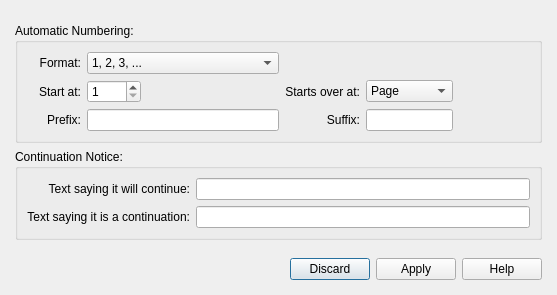
<?xml version="1.0" encoding="UTF-8"?>
<ui version="4.0">
 <class>NotesConfigurationDialog</class>
 <widget class="QDialog" name="NotesConfigurationDialog">
  <property name="geometry">
   <rect>
    <x>0</x>
    <y>0</y>
    <width>557</width>
    <height>295</height>
   </rect>
  </property>
  <property name="minimumSize">
   <size>
    <width>400</width>
    <height>200</height>
   </size>
  </property>
  <property name="font">
   <font>
    <pointsize>9</pointsize>
   </font>
  </property>
  <property name="sizeGripEnabled">
   <bool>false</bool>
  </property>
  <property name="modal">
   <bool>false</bool>
  </property>
  <layout class="QHBoxLayout" name="horizontalLayout_6">
   <property name="sizeConstraint">
    <enum>QLayout::SetMinimumSize</enum>
   </property>
   <item>
    <layout class="QVBoxLayout" name="verticalLayout_3">
     <property name="sizeConstraint">
      <enum>QLayout::SetDefaultConstraint</enum>
     </property>
     <property name="leftMargin">
      <number>4</number>
     </property>
     <property name="topMargin">
      <number>12</number>
     </property>
     <property name="rightMargin">
      <number>4</number>
     </property>
     <property name="bottomMargin">
      <number>4</number>
     </property>
     <item>
      <widget class="QGroupBox" name="groupBox_2">
       <property name="title">
        <string>Automatic Numbering:</string>
       </property>
       <property name="flat">
        <bool>true</bool>
       </property>
       <layout class="QGridLayout" name="gridLayout_2">
        <item row="2" column="0">
         <widget class="QLabel" name="prefix">
          <property name="sizePolicy">
           <sizepolicy hsizetype="Preferred" vsizetype="Preferred">
            <horstretch>0</horstretch>
            <verstretch>0</verstretch>
           </sizepolicy>
          </property>
          <property name="minimumSize">
           <size>
            <width>54</width>
            <height>0</height>
           </size>
          </property>
          <property name="text">
           <string> Prefix:</string>
          </property>
          <property name="alignment">
           <set>Qt::AlignRight|Qt::AlignTrailing|Qt::AlignVCenter</set>
          </property>
         </widget>
        </item>
        <item row="1" column="0">
         <widget class="QLabel" name="startAt">
          <property name="text">
           <string> Start at:</string>
          </property>
          <property name="alignment">
           <set>Qt::AlignRight|Qt::AlignTrailing|Qt::AlignVCenter</set>
          </property>
         </widget>
        </item>
        <item row="0" column="0">
         <widget class="QLabel" name="numStyle">
          <property name="text">
           <string> Format:</string>
          </property>
          <property name="alignment">
           <set>Qt::AlignRight|Qt::AlignTrailing|Qt::AlignVCenter</set>
          </property>
         </widget>
        </item>
        <item row="2" column="3">
         <widget class="QLabel" name="suffix">
          <property name="sizePolicy">
           <sizepolicy hsizetype="Preferred" vsizetype="Preferred">
            <horstretch>0</horstretch>
            <verstretch>0</verstretch>
           </sizepolicy>
          </property>
          <property name="text">
           <string> Suffix:</string>
          </property>
          <property name="alignment">
           <set>Qt::AlignRight|Qt::AlignTrailing|Qt::AlignVCenter</set>
          </property>
         </widget>
        </item>
        <item row="1" column="3">
         <widget class="QLabel" name="beginAt">
          <property name="sizePolicy">
           <sizepolicy hsizetype="Preferred" vsizetype="Preferred">
            <horstretch>0</horstretch>
            <verstretch>0</verstretch>
           </sizepolicy>
          </property>
          <property name="text">
           <string>Starts over at:</string>
          </property>
          <property name="alignment">
           <set>Qt::AlignRight|Qt::AlignTrailing|Qt::AlignVCenter</set>
          </property>
         </widget>
        </item>
        <item row="1" column="4">
         <widget class="QComboBox" name="beginAtCombo">
          <property name="sizePolicy">
           <sizepolicy hsizetype="Preferred" vsizetype="Fixed">
            <horstretch>0</horstretch>
            <verstretch>0</verstretch>
           </sizepolicy>
          </property>
          <item>
           <property name="text">
            <string>Page</string>
           </property>
          </item>
          <item>
           <property name="text">
            <string>Chapter</string>
           </property>
          </item>
          <item>
           <property name="text">
            <string>Document</string>
           </property>
          </item>
         </widget>
        </item>
        <item row="2" column="4">
         <widget class="QLineEdit" name="suffixLineEdit">
          <property name="sizePolicy">
           <sizepolicy hsizetype="Preferred" vsizetype="Fixed">
            <horstretch>0</horstretch>
            <verstretch>0</verstretch>
           </sizepolicy>
          </property>
          <property name="minimumSize">
           <size>
            <width>0</width>
            <height>0</height>
           </size>
          </property>
         </widget>
        </item>
        <item row="1" column="5">
         <spacer name="horizontalSpacer">
          <property name="orientation">
           <enum>Qt::Horizontal</enum>
          </property>
          <property name="sizeHint" stdset="0">
           <size>
            <width>100</width>
            <height>20</height>
           </size>
          </property>
         </spacer>
        </item>
        <item row="1" column="1">
         <widget class="QSpinBox" name="startAtSpinBox">
          <property name="sizePolicy">
           <sizepolicy hsizetype="Preferred" vsizetype="Fixed">
            <horstretch>0</horstretch>
            <verstretch>0</verstretch>
           </sizepolicy>
          </property>
          <property name="minimum">
           <number>1</number>
          </property>
          <property name="maximum">
           <number>9999</number>
          </property>
         </widget>
        </item>
        <item row="1" column="2">
         <spacer name="horizontalSpacer_2">
          <property name="orientation">
           <enum>Qt::Horizontal</enum>
          </property>
          <property name="sizeHint" stdset="0">
           <size>
            <width>40</width>
            <height>20</height>
           </size>
          </property>
         </spacer>
        </item>
        <item row="0" column="1" colspan="2">
         <widget class="QComboBox" name="numStyleCombo">
          <property name="sizePolicy">
           <sizepolicy hsizetype="Preferred" vsizetype="Fixed">
            <horstretch>0</horstretch>
            <verstretch>0</verstretch>
           </sizepolicy>
          </property>
          <property name="minimumSize">
           <size>
            <width>94</width>
            <height>0</height>
           </size>
          </property>
          <item>
           <property name="text">
            <string>1, 2, 3, ...</string>
           </property>
          </item>
          <item>
           <property name="text">
            <string>a, b, c, ..., aa, ab, ..., ba, bb, ...</string>
           </property>
          </item>
          <item>
           <property name="text">
            <string>A, B, C, ..., AA, AB, ..., BA, BB, ...</string>
           </property>
          </item>
          <item>
           <property name="text">
            <string>a, b, c, ..., aa, bb, ..., aaa, bbb, ...</string>
           </property>
          </item>
          <item>
           <property name="text">
            <string>A, B, C, ..., AA, BB, ..., AAA, BBB, ...</string>
           </property>
          </item>
          <item>
           <property name="text">
            <string>i, ii, iii, ...</string>
           </property>
          </item>
          <item>
           <property name="text">
            <string>I,II,III, ...</string>
           </property>
          </item>
         </widget>
        </item>
        <item row="2" column="1" colspan="2">
         <widget class="QLineEdit" name="prefixLineEdit">
          <property name="sizePolicy">
           <sizepolicy hsizetype="Preferred" vsizetype="Fixed">
            <horstretch>0</horstretch>
            <verstretch>0</verstretch>
           </sizepolicy>
          </property>
          <property name="minimumSize">
           <size>
            <width>102</width>
            <height>0</height>
           </size>
          </property>
         </widget>
        </item>
       </layout>
      </widget>
     </item>
     <item>
      <widget class="QGroupBox" name="continuationBox">
       <property name="title">
        <string>Continuation Notice:</string>
       </property>
       <property name="flat">
        <bool>true</bool>
       </property>
       <layout class="QGridLayout" name="gridLayout">
        <item row="2" column="1">
         <widget class="QLineEdit" name="startlineEdit"/>
        </item>
        <item row="1" column="1">
         <widget class="QLineEdit" name="endlineEdit"/>
        </item>
        <item row="2" column="0">
         <widget class="QLabel" name="cont2">
          <property name="text">
           <string>Text saying it is a continuation:</string>
          </property>
          <property name="alignment">
           <set>Qt::AlignRight|Qt::AlignTrailing|Qt::AlignVCenter</set>
          </property>
         </widget>
        </item>
        <item row="1" column="0">
         <widget class="QLabel" name="cont1">
          <property name="text">
           <string> Text saying it will continue:</string>
          </property>
          <property name="alignment">
           <set>Qt::AlignRight|Qt::AlignTrailing|Qt::AlignVCenter</set>
          </property>
         </widget>
        </item>
       </layout>
      </widget>
     </item>
     <item>
      <spacer name="verticalSpacer">
       <property name="orientation">
        <enum>Qt::Vertical</enum>
       </property>
       <property name="sizeHint" stdset="0">
        <size>
         <width>20</width>
         <height>0</height>
        </size>
       </property>
      </spacer>
     </item>
     <item>
      <widget class="QDialogButtonBox" name="buttonBox">
       <property name="standardButtons">
        <set>QDialogButtonBox::Apply|QDialogButtonBox::Discard|QDialogButtonBox::Help</set>
       </property>
      </widget>
     </item>
    </layout>
   </item>
  </layout>
 </widget>
 <resources/>
 <connections/>
</ui>
